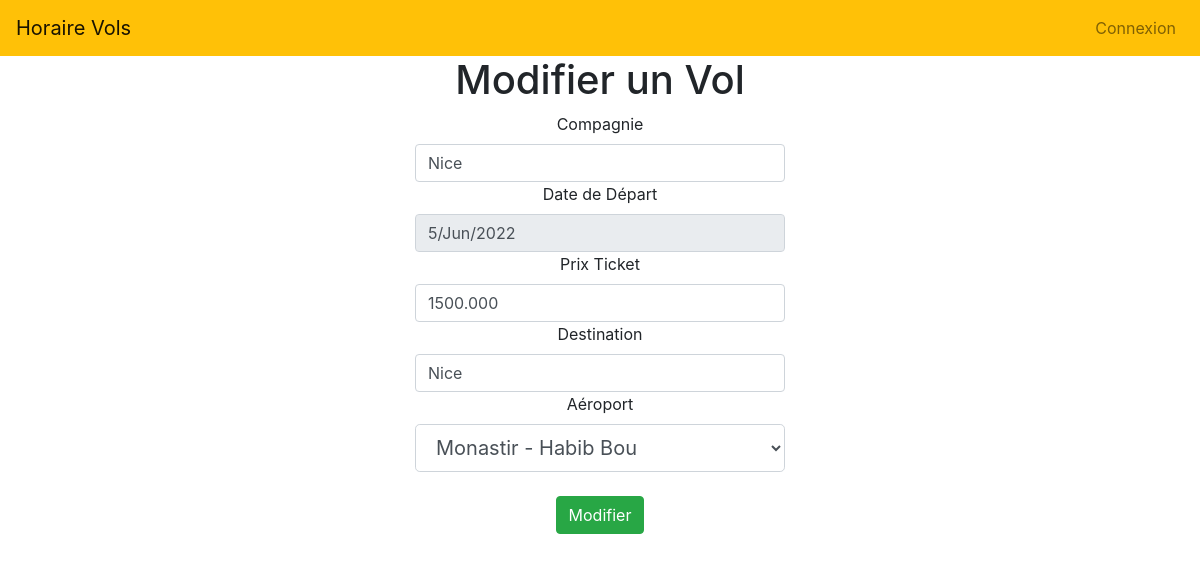
Screenshot of /vol/vols/update_vol/5 with the database file from the repository.
### vol/models.py (models this page shows, shortened)
class Liste(models.Model):
    destination=models.CharField(max_length=100)
    compagnie=models.CharField(max_length=100)
    prixTicket=models.FloatField()
    numVol=models.IntegerField()
    dateDepart=models.DateField()
    air=models.ForeignKey('Aeroport',on_delete=models.CASCADE,)

class Aeroport(models.Model):
    nomAir=models.CharField(max_length=20)
    description=models.TextField()

### vol/views.py (the view)
# urls.py: path('vols/update_vol/<int:id>',views.update_vol,name='update_vol'),
def update_vol(request,id):
    v=Liste.objects.get(id=id)
    air=Aeroport.objects.all().values()
    template=loader.get_template('updateVol.html')
    context={
        'v':v,
        'air':air,
    }
    return HttpResponse(template.render(context,request))

### vol/Templates/updateVol.html (shortened to what this page needs)
{% load static %}
<html>
<head>
<link rel="stylesheet" href="{% static 'css/style.css' %}">
<link rel="stylesheet" href="{% static 'css/bootstrap.min.css'%}">
 </head>
<body>
{% include "navBar.html" %}
<h1><center>Modifier un Vol</center></h1>
<center>
<form action="update_vol_action/{{ v.id }}" method="post">
<div class="col-sm-4 col-md-6 col-lg-4">
<label>Compagnie</label>
<input  name="compagnie" value="{{ v.compagnie }}"
class="form-control">
</div>
<div class="col-sm-4 col-md-6 col-lg-4">
<label>Date de Départ </label>
<input readonly type="text" name="dateDepart" value="{{ v.dateDepart | date:"j/M/Y" }}" class="form-control">
</div>
<div class="col-sm-4 col-md-6 col-lg-4">
    <label>Prix Ticket</label>
    <input name="prixTicket" value="{{ v.prixTicket |floatformat:3 }}" class="form-control">
    </div>
<div class="col-sm-4 col-md-6 col-lg-4">
<label>Destination </label>
<input name="destination" value="{{ v.destination  }}" class="form-control">
</div>
<div class="col-sm-4 col-md-6 col-lg-4">
<label>Aéroport </label>
<select name="air" class="form-control form-control-lg">
<option value="{{v.air.id}}" selected>{{v.air.nomAir}}</option>
</select>
</div><div class="col-sm-4 col-md-6 col-lg-4">
<br><input type="submit" value="Modifier" class="btn btn-success">
</div>
</form>
</center>
</body>
</html>

### rows the page displays
Liste: compagnie "Nice", dateDepart "5/Jun/2022", prixTicket "1500.000", destination "Nice", air "Monastir - Habib Bou"
